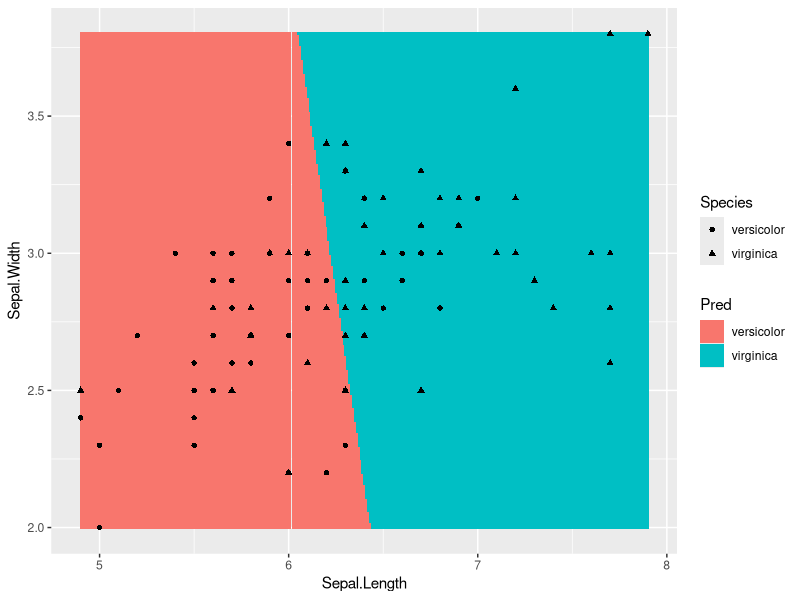
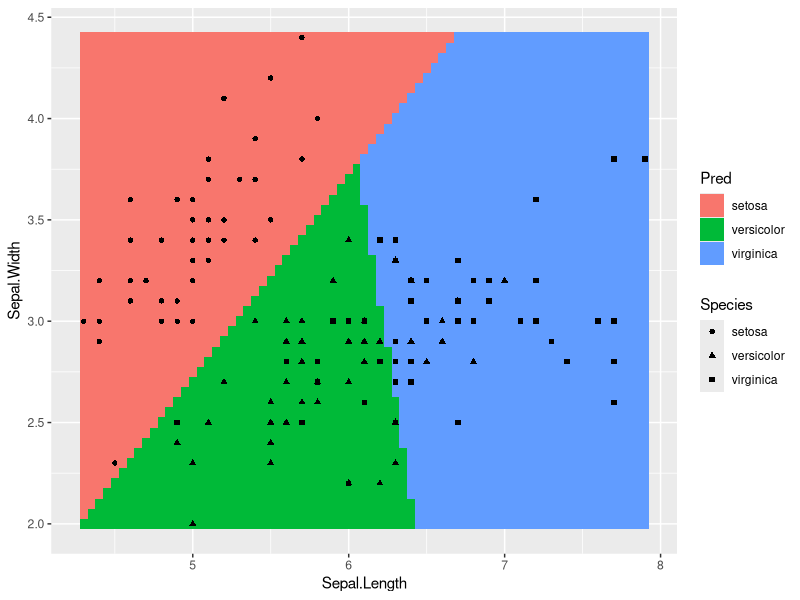
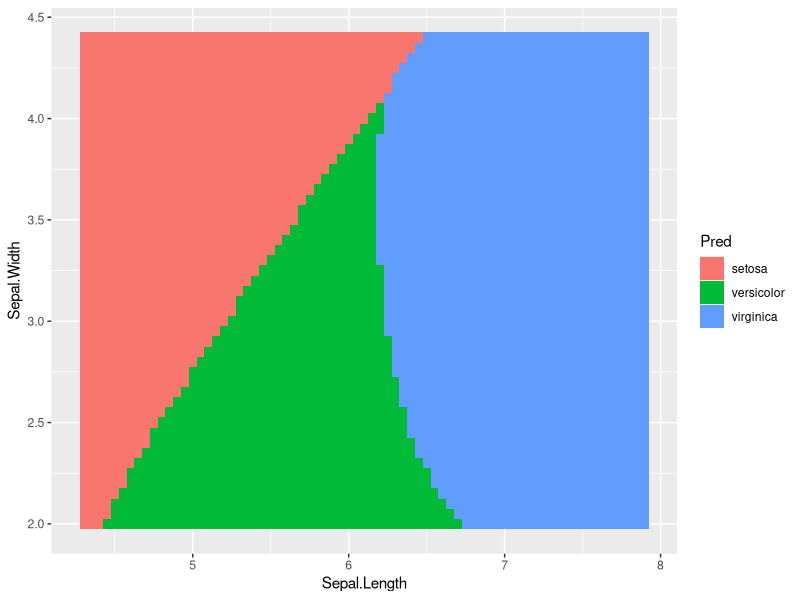

Source code (R) for these figures, in order:
# ---
# jupyter:
#   jupytext:
#     formats: ipynb,Rmd,r
#     text_representation:
#       extension: .r
#       format_name: light
#       format_version: '1.5'
#       jupytext_version: 1.9.1
#   kernelspec:
#     display_name: R
#     language: R
#     name: ir
# ---

# # Lab 11 - Logistic Regression
# ## Lecture 11

dset = iris[,c('Species','Sepal.Length','Sepal.Width')]
dset = dset[dset$Species %in% c("virginica","versicolor"),]

table(dset$Species)

levels(dset$Species) = c(NA,"versicolor","virginica")
dset$Species = relevel(dset$Species,ref="versicolor")
table(dset$Species)

head(dset$Species)
head(as.numeric(dset$Species))

?glm

log_mod = glm(formula=Species~.,data=dset,family="binomial")
summary(log_mod)

# $p = logistic(X\beta) \leftrightarrow logit(p) = log(p/(1-p)) = X\beta$

head(predict(log_mod))## predicts the log-odds = logit(p)

X_design = model.matrix(log_mod)
head(X_design)

beta_hat = log_mod$coefficients
beta_hat = array(beta_hat,c(3,1))
beta_hat

head(X_design%*%beta_hat)

p_hats = predict(log_mod,type="response")
head(p_hats)

head(predict(log_mod))
head(log(p_hats/(1-p_hats)))

train_pred = as.numeric(p_hats > .5)
head(train_pred)

train_pred = factor(train_pred,labels=c('versicolor','virginica'))
head(train_pred)

library('caret')
confusionMatrix(data=train_pred,reference=dset$Species)

plot_mod = function(mod){
    x1r = range(dset$Sepal.Length)
    x2r = range(dset$Sepal.Width)
    x1s = seq(x1r[1],x1r[2],.01)
    x2s = seq(x2r[1],x2r[2],.01)
    grd = expand.grid(x1s,x2s)
    colnames(grd) = c('Sepal.Length','Sepal.Width')
    p_hats = predict(mod,newdata=grd,type='response')
    train_pred = (p_hats>.5)*1
    grd_pred = factor(train_pred,labels=c('versicolor','virginica'))
    grd_df = cbind(grd,grd_pred)
    colnames(grd_df) = c('Sepal.Length','Sepal.Width','Pred')
    ggplot(data=grd_df,mapping=aes(x=Sepal.Length,y=Sepal.Width,fill=Pred))+geom_tile()
}

plot_mod(log_mod)+geom_point(data=dset,mapping=aes(x=Sepal.Length,y=Sepal.Width,shape=Species),inherit.aes=FALSE)

library('nnet')

dset2 = iris[,c("Sepal.Length","Sepal.Width","Species")]
table(dset2$Species)

?multinom

mod2 = multinom(Species~.,data=dset2)
summary(mod2)
predict(mod2)

predict(mod2,type="probs")

apply(predict(mod2,type="probs"),1,which.max)

plot_mod = function(mod){
    x1r = range(dset2$Sepal.Length)
    x2r = range(dset2$Sepal.Width)
    x1s = seq(x1r[1],x1r[2],.05)
    x2s = seq(x2r[1],x2r[2],.05)
    grd = expand.grid(x1s,x2s)
    colnames(grd) = c('Sepal.Length','Sepal.Width')
    grd_pred = predict(mod,newdata=grd,type='class')
    grd_df = cbind(grd,grd_pred)
    colnames(grd_df) = c('Sepal.Length','Sepal.Width','Pred')
    ggplot(data=grd_df,mapping=aes(x=Sepal.Length,y=Sepal.Width,fill=Pred))+geom_tile()
}

plot_mod(mod2)+geom_point(data=dset2,mapping=aes(x=Sepal.Length,y=Sepal.Width,shape=Species),inherit.aes=FALSE)

mod3 = multinom(Species~I(Sepal.Width^2)+Sepal.Width*Sepal.Length,data=dset2)
plot_mod(mod3)
